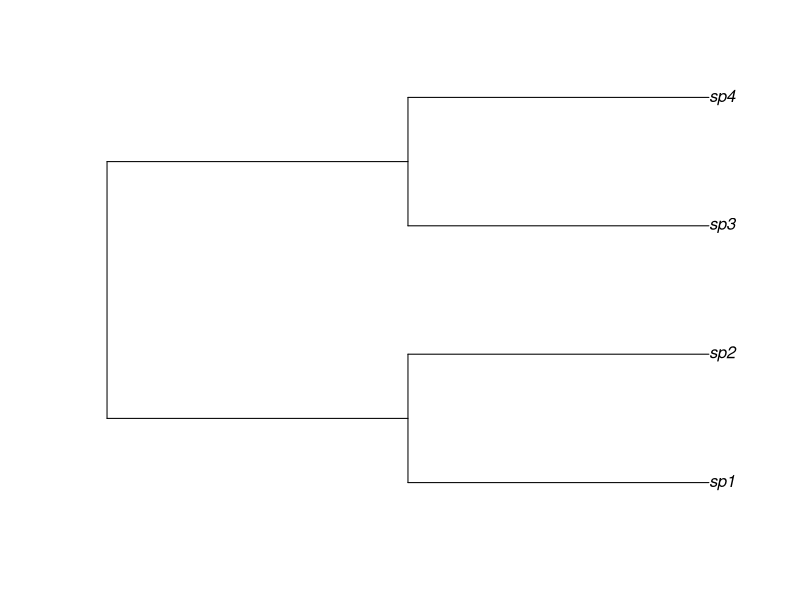

Recreate this plot in R. (Note: a time limit stopped this script after it produced the figure.)
#a test tree
#just to check how everything works so far
#for a esay tree, NJ can get 100% accuracy.
library(ape)

tranm <- function(t, alpha){
	P <- diag(4)
	d <- 1/4 + 3/4 * exp(-4*alpha*t)
	x <- rep(1/4 - exp(-4*alpha*t)/4, 6)
	P <- d * P
	P[row(P) > col(P)] <- x
	P[row(P) < col(P)] <- x
	rownames(P) <- colnames(P) <- c('A','C','G','T')
return(P)
}

generate <- function(p){
	nucleotide <- sample(c('A', 'C', 'G', 'T'), 1, prob=p)
return(nucleotide)
}

(mytree <- read.tree(text = "((sp1:0.1, sp2:0.1):0.1, (sp3:0.1, sp4:0.1):0.1);"))
plot(mytree)


#test tree
P3 <- tranm(0.1, 1)
prob3 <- function(nucleotide){
	if(nucleotide == 'A'){
		p = P3['A', ]
	} else if(nucleotide == 'C'){
		p = P3['C', ]
	} else if(nucleotide == 'G'){
		p = P3['G', ]
	} else{
		p = P3['T', ]
		}
return(p)
}
newtree <- function(){
	proot = c(0.25, 0.25, 0.25, 0.25)
	root  <- generate(proot)
	outgp <- generate(prob3(root))
	node1 <- generate(prob3(root))
	node2 <- generate(prob3(root))
	tip1  <- generate(prob3(node1))
	tip2  <- generate(prob3(node1))
	tip3  <- generate(prob3(node2))
	tip4  <- generate(prob3(node2))
	tips  <- c(outgp, tip1, tip2, tip3, tip4)
return(tips)
}

simn <- function(n){
	ls  <- list()
	outgp <- as.character()
	sp1 <- as.character()
	sp2 <- as.character()
	sp3 <- as.character()
	sp4 <- as.character()
	for(i in 1:n){
		ls[[i]] <- newtree()
		outgp[i] <- ls[[i]][1]
		sp1[i] <- ls[[i]][2]
		sp2[i] <- ls[[i]][3]
		sp3[i] <- ls[[i]][4]
		sp4[i] <- ls[[i]][5]
	}
	dataframe <- rbind(outgp,sp1, sp2, sp3, sp4)
return(dataframe)
}

#function to get a list of tree (drops bad data set)
trtest <- function(n){
	treelist <- list()
	dat		 <- list()
	dna		 <- list()
	distm	 <- list()
	for(i in 1:n){
		distm[[i]] <- NaN
		while(sum(is.nan(distm[[i]])) > 0){
			dat[[i]] <- simn(1000)
			dna[[i]] <- as.DNAbin(tolower(dat[[i]]))
			distm[[i]] <- dist.dna(dna[[i]], model = 'JC69')
		}
		treelist[[i]] <- nj(distm[[i]]) 
	}
return(treelist)
}

accuracy <- function(trls){
	accu <- as.numeric()
	for(i in 1:length(trls)){
		accu[i] <- all.equal.phylo(unroot(mytree), trls[[i]], use.edge.length = F)
	}
	rate <- sum(accu)/length(trls)
return(rate)
}

#here the max t is equal to 0.4, i set the max alpha to equal to 
pij <- 1 - (1/4 + 3/4*exp(-4*0.4*2))
(prob <- 1- pbinom(750, 1000, pij))#0.01362629
#here, i will split alpha to 10 levels upto alpha = 2

alpha <- 0.2
P <- tranm(0.1, alpha)
trls1 <- trtest(1000)

alpha <- 0.4
P <- tranm(0.1, alpha)
trls2 <- trtest(1000)

alpha <- 0.6
P <- tranm(0.1, alpha)
trls3 <- trtest(1000)

alpha <- 0.8
P <- tranm(0.1, alpha)
trls4 <- trtest(1000)

alpha <- 1
P <- tranm(0.1, alpha)
trls5 <- trtest(1000)

alpha <- 1.2
P <- tranm(0.1, alpha)
trls6 <- trtest(1000)

alpha <- 1.4
P <- tranm(0.1, alpha)
trls7 <- trtest(1000)

alpha <- 1.6
P <- tranm(0.1, alpha)
trls8 <- trtest(1000)

alpha <- 1.8
P <- tranm(0.1, alpha)
trls9 <- trtest(1000)

alpha <- 2
P <- tranm(0.1, alpha)
trls10 <- trtest(1000)

rate1 <- accuracy(trls1)
rate2 <- accuracy(trls2)
rate3 <- accuracy(trls3)
rate4 <- accuracy(trls4)
rate5 <- accuracy(trls5)
rate6 <- accuracy(trls6)
rate7 <- accuracy(trls7)
rate8 <- accuracy(trls8)
rate9 <- accuracy(trls9)
rate10 <- accuracy(trls10)

y <- c(rate1, rate2, rate3, rate4, rate5, rate6, rate7, rate8, rate9, rate10)
x <- c(0.025, 0.05, 0.075, 0.1, 0.125, 0.15, 0.175, 0.2, 0.225, 0.25)
plot(x, y, type = 'o', xlab = "alpha", ylab = "accuracy rate")
title(main = "Neighbor-Joining accuracy check")
